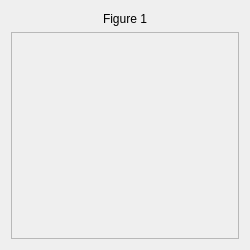
<?xml version="1.0" encoding="UTF-8"?>
<ui version="4.0">
 <class>Form</class>
 <widget class="QWidget" name="Form">
  <property name="geometry">
   <rect>
    <x>0</x>
    <y>0</y>
    <width>250</width>
    <height>250</height>
   </rect>
  </property>
  <property name="minimumSize">
   <size>
    <width>200</width>
    <height>200</height>
   </size>
  </property>
  <property name="maximumSize">
   <size>
    <width>250</width>
    <height>250</height>
   </size>
  </property>
  <property name="windowTitle">
   <string>Form</string>
  </property>
  <property name="autoFillBackground">
   <bool>false</bool>
  </property>
  <property name="styleSheet">
   <string notr="true"/>
  </property>
  <layout class="QVBoxLayout" name="verticalLayout">
   <item>
    <widget class="QLabel" name="figureNameLabel">
     <property name="minimumSize">
      <size>
       <width>0</width>
       <height>10</height>
      </size>
     </property>
     <property name="maximumSize">
      <size>
       <width>16777215</width>
       <height>15</height>
      </size>
     </property>
     <property name="text">
      <string>Figure 1</string>
     </property>
     <property name="alignment">
      <set>Qt::AlignCenter</set>
     </property>
    </widget>
   </item>
   <item>
    <widget class="QFrame" name="frame">
     <property name="minimumSize">
      <size>
       <width>200</width>
       <height>200</height>
      </size>
     </property>
     <property name="baseSize">
      <size>
       <width>100</width>
       <height>100</height>
      </size>
     </property>
     <property name="frameShape">
      <enum>QFrame::StyledPanel</enum>
     </property>
     <property name="frameShadow">
      <enum>QFrame::Raised</enum>
     </property>
     <layout class="QVBoxLayout" name="verticalLayout_2"/>
    </widget>
   </item>
  </layout>
 </widget>
 <resources/>
 <connections/>
</ui>
